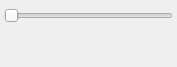
<?xml version="1.0" encoding="UTF-8"?>
<ui version="4.0">
 <class>ZoomLevel</class>
 <widget class="QDockWidget" name="ZoomLevel">
  <property name="geometry">
   <rect>
    <x>0</x>
    <y>0</y>
    <width>177</width>
    <height>67</height>
   </rect>
  </property>
  <property name="sizePolicy">
   <sizepolicy hsizetype="Preferred" vsizetype="Minimum">
    <horstretch>0</horstretch>
    <verstretch>0</verstretch>
   </sizepolicy>
  </property>
  <property name="allowedAreas">
   <set>Qt::LeftDockWidgetArea|Qt::RightDockWidgetArea</set>
  </property>
  <property name="windowTitle">
   <string>Canvas Zoom Level</string>
  </property>
  <widget class="QWidget" name="dockWidgetContents">
   <layout class="QVBoxLayout" name="verticalLayout_2" stretch="0,1">
    <property name="margin">
     <number>4</number>
    </property>
    <item>
     <widget class="QSlider" name="zoomSlider">
      <property name="sizePolicy">
       <sizepolicy hsizetype="Expanding" vsizetype="Minimum">
        <horstretch>0</horstretch>
        <verstretch>0</verstretch>
       </sizepolicy>
      </property>
      <property name="minimumSize">
       <size>
        <width>0</width>
        <height>23</height>
       </size>
      </property>
      <property name="minimum">
       <number>1</number>
      </property>
      <property name="maximum">
       <number>1000</number>
      </property>
      <property name="orientation">
       <enum>Qt::Horizontal</enum>
      </property>
     </widget>
    </item>
    <item>
     <spacer name="verticalSpacer">
      <property name="orientation">
       <enum>Qt::Vertical</enum>
      </property>
      <property name="sizeType">
       <enum>QSizePolicy::MinimumExpanding</enum>
      </property>
      <property name="sizeHint" stdset="0">
       <size>
        <width>20</width>
        <height>0</height>
       </size>
      </property>
     </spacer>
    </item>
   </layout>
  </widget>
  <action name="actionAutomatic_Graph_Layout">
   <property name="checkable">
    <bool>true</bool>
   </property>
   <property name="icon">
    <iconset resource="../libdunnartcanvas.qrc">
     <normaloff>:/resources/images/layout.png</normaloff>:/resources/images/layout.png</iconset>
   </property>
   <property name="text">
    <string>Automatic Graph Layout</string>
   </property>
   <property name="iconText">
    <string>Graph Layout</string>
   </property>
  </action>
 </widget>
 <resources>
  <include location="../libdunnartcanvas.qrc"/>
 </resources>
 <connections/>
</ui>
